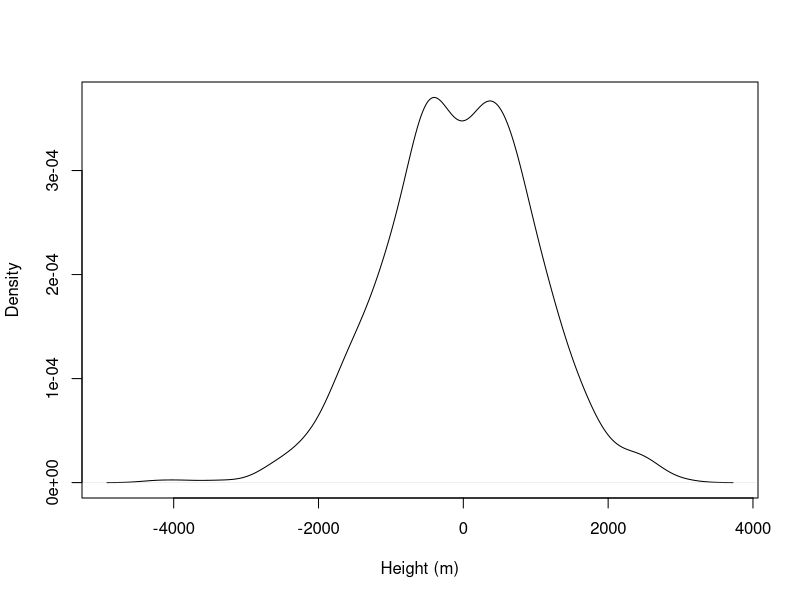
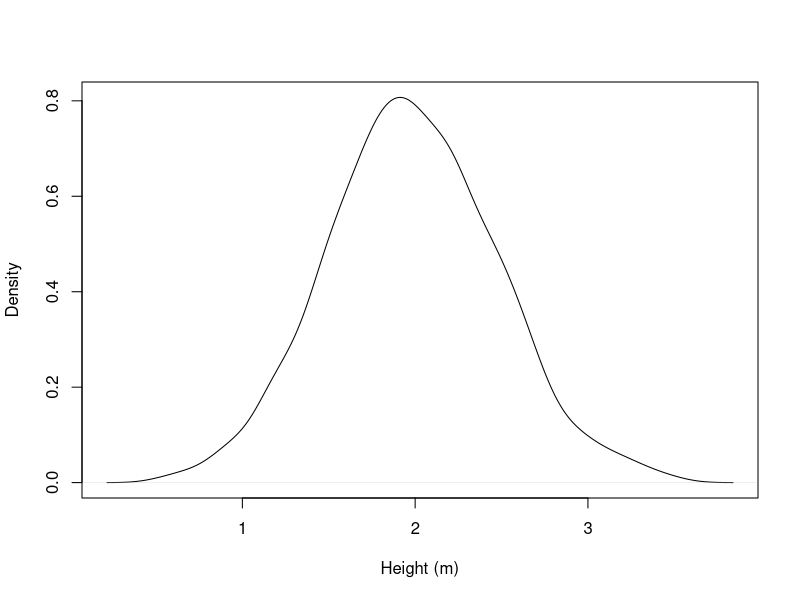
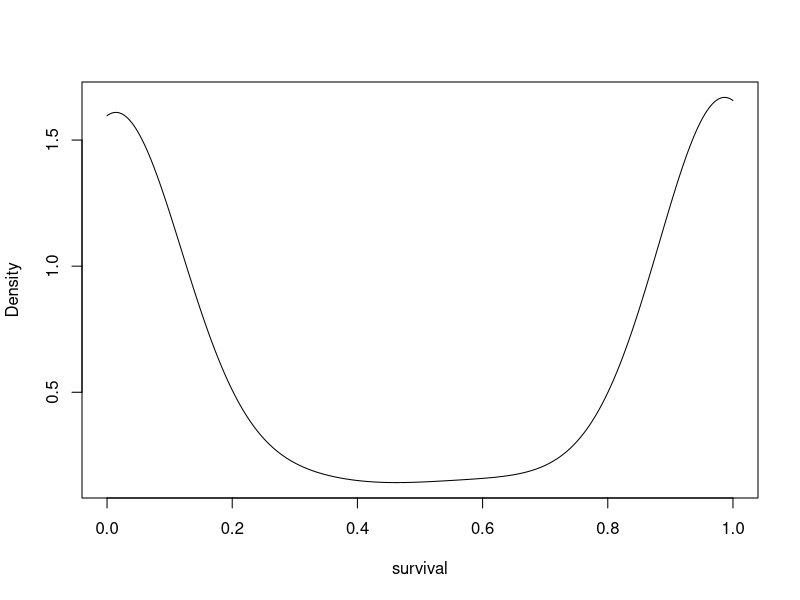
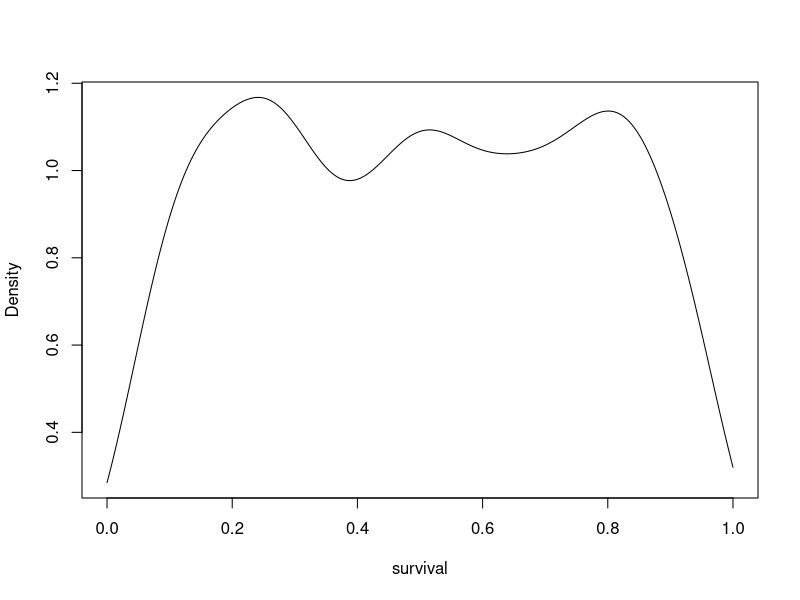

Write the R code that produced these figures, in order.
## ---- chunk 1
#options(htmltools.dir.version = FALSE)
#knitr::opts_chunk$set(comment = "", warning = FALSE, message = FALSE)
knitr::opts_chunk$set(warning = FALSE, message = FALSE)
library(palmerpenguins)
library(tidyverse)
## ---- chunk 2
plot(density(rnorm(1000, 0, 1000)), main="", xlab="Height (m)")
## ---- chunk 3
plot(density(rnorm(1000, 2, 0.5)), main="", xlab="Height (m)")
## ---- chunk 4
plot(density(plogis(rnorm(1000,0,10)), from = 0, to = 1), main = '', xlab = 'survival')
## ---- chunk 5
plot(density(plogis(rnorm(1000,0,1.5)), from = 0, to = 1), main = '', xlab = 'survival')
